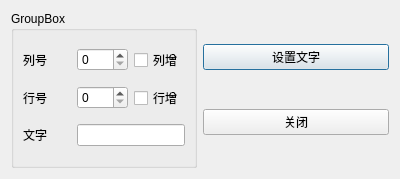
<?xml version="1.0" encoding="UTF-8"?>
<ui version="4.0">
 <class>TDialogLocate</class>
 <widget class="QDialog" name="TDialogLocate">
  <property name="geometry">
   <rect>
    <x>0</x>
    <y>0</y>
    <width>400</width>
    <height>179</height>
   </rect>
  </property>
  <property name="windowTitle">
   <string>Dialog</string>
  </property>
  <layout class="QHBoxLayout" name="horizontalLayout">
   <item>
    <widget class="QGroupBox" name="groupBox">
     <property name="title">
      <string>GroupBox</string>
     </property>
     <layout class="QGridLayout" name="gridLayout">
      <item row="0" column="0">
       <widget class="QLabel" name="label">
        <property name="text">
         <string>列号</string>
        </property>
       </widget>
      </item>
      <item row="0" column="1">
       <widget class="QSpinBox" name="spinBoxColumn"/>
      </item>
      <item row="0" column="2">
       <widget class="QCheckBox" name="chkBoxColumn">
        <property name="text">
         <string>列增</string>
        </property>
       </widget>
      </item>
      <item row="1" column="0">
       <widget class="QLabel" name="label_2">
        <property name="text">
         <string>行号</string>
        </property>
       </widget>
      </item>
      <item row="1" column="1">
       <widget class="QSpinBox" name="spinBoxRow"/>
      </item>
      <item row="1" column="2">
       <widget class="QCheckBox" name="chkBoxRow">
        <property name="text">
         <string>行增</string>
        </property>
       </widget>
      </item>
      <item row="2" column="0">
       <widget class="QLabel" name="label_3">
        <property name="text">
         <string>文字</string>
        </property>
       </widget>
      </item>
      <item row="2" column="1" colspan="2">
       <widget class="QLineEdit" name="editCaption"/>
      </item>
     </layout>
    </widget>
   </item>
   <item>
    <layout class="QVBoxLayout" name="verticalLayout">
     <item>
      <widget class="QPushButton" name="btnSetText">
       <property name="text">
        <string>设置文字</string>
       </property>
       <property name="icon">
        <iconset resource="res.qrc">
         <normaloff>:/images/icons/165.JPG</normaloff>:/images/icons/165.JPG</iconset>
       </property>
      </widget>
     </item>
     <item>
      <widget class="QPushButton" name="btnClose">
       <property name="text">
        <string>关闭</string>
       </property>
       <property name="icon">
        <iconset resource="res.qrc">
         <normaloff>:/images/icons/exit.bmp</normaloff>:/images/icons/exit.bmp</iconset>
       </property>
      </widget>
     </item>
    </layout>
   </item>
  </layout>
 </widget>
 <resources>
  <include location="res.qrc"/>
 </resources>
 <connections>
  <connection>
   <sender>btnClose</sender>
   <signal>clicked()</signal>
   <receiver>TDialogLocate</receiver>
   <slot>close()</slot>
   <hints>
    <hint type="sourcelabel">
     <x>296</x>
     <y>121</y>
    </hint>
    <hint type="destinationlabel">
     <x>199</x>
     <y>89</y>
    </hint>
   </hints>
  </connection>
 </connections>
</ui>
